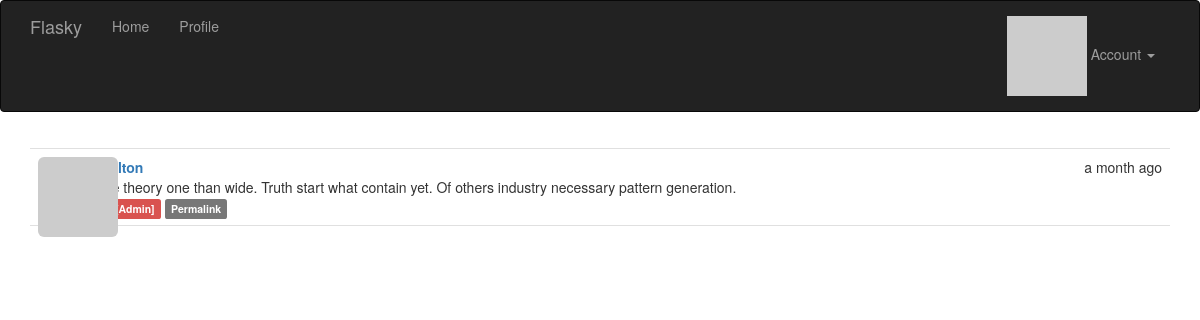
The app's page /post/2 (signed in) with its own data.
### app/models.py (models this page shows, shortened)
class Post(db.Model):
    __tablename__ = 'posts'
    id = db.Column(db.Integer, primary_key=True)
    body = db.Column(db.Text) # 儲存markdown 格式文章
    body_html = db.Column(db.Text)  # 儲存html 格式文章
    timestamp = db.Column(db.DateTime, index=True, default=datetime.utcnow)
    author_id = db.Column(db.Integer, db.ForeignKey('users.id'))

### app/main/views.py (the view)
@main.route('/post/<int:id>')
def post(id):
    post = Post.query.get_or_404(id)
    return render_template('post.html', posts=[post])

### app/auth/views.py (called while the page is built)
@auth.before_app_request  # 註冊成全域的裝飾器
def before_request():
    if current_user.is_authenticated:  # 如果使用者有登入下的判斷
        current_user.ping()  # 每次都執行 更新上次登入時間
        if not current_user.confirmed and request.endpoint \
            and request.blueprint != 'auth' and request.endpoint != 'static':
            return redirect(url_for('auth.unconfirmed'))

### app/main/__init__.py (called while the page is built)
@main.app_context_processor
def inject_permissions():
    return dict(Permission=Permission)

### app/models.py (called while the page is built)
@login_manager.user_loader  # 向flask-login 註冊此函式
def load_user(user_id):
    return User.query.get(int(user_id))

    def has_permission(self, perm):
        return self.permissions & perm == perm

    def can(self, perm):
        return self.role is not None and self.role.has_permission(perm)

    def is_administrator(self):
        return self.can(Permission.ADMIN)

    def ping(self):
        self.last_seen = datetime.utcnow()
        db.session.add(self)

    def gravatar_hash(self):  # 產生email MD5 hash值
        return hashlib.md5(self.email.lower().encode('utf-8')).hexdigest()

    def gravatar(self, size=100, default='identicon', rating='g'):  # 產生gravatar的URL
        url = 'https://secure.gravatar.com/avatar'
        hash = self.avatar_hash or self.gravatar_hash()
        return f'{url}/{hash}?s={size}&d={default}&r={rating}'

### app/templates/post.html (shortened to what this page needs)
{% extends "base.html" %}
{% import "_macros.html" as macros %}
{% block page_content %}
{% include '_posts.html' %}
{% endblock %}

### app/templates/_posts.html
<ul class="posts">
    {% for post in posts %}
    <li class="post">
        <div class="post-thumbnail">
            <a href="{{ url_for('.user', username=post.author.username) }}">
                <img class="img-rounded profile-thumbnail" src="{{ post.author.gravatar(size=40) }}">
            </a>
        </div>
        <div class="post-content">
            <div class="post-date">{{ moment(post.timestamp).fromNow() }}</div>
            <div class="post-author"><a href="{{ url_for('.user', username=post.author.username) }}">{{ post.author.username }}</a></div>
                    <div class="post-body">
                {% if post.body_html %}
                    {{ post.body_html | safe }}
                {% else %}
                    {{ post.body }}
                {% endif %}
        </div>
            <div class="post-footer">
                {% if current_user == post.author %}
                <a href="{{ url_for('.edit', id=post.id) }}">
                    <span class="label label-primary">Edit</span>
                </a>
                {% elif current_user.is_administrator() %}
                <a href="{{ url_for('.edit', id=post.id) }}">
                    <span class="label label-danger">Edit [Admin]</span>
                </a>
                {% endif %}
                <a href="{{ url_for('.post', id=post.id) }}">
                    <span class="label label-default">Permalink</span>
                </a>
            </div>
    </li>
    {% endfor %}
</ul>

### app/static/styles.css (style rules this page uses)
.profile-thumbnail { position: absolute; }
ul.posts { list-style-type: none; padding: 0px; margin: 16px 0px 0px 0px; border-top: 1px solid #e0e0e0; }
ul.posts li.post { padding: 8px; border-bottom: 1px solid #e0e0e0; }
div.post-date { float: right; }
div.post-author { font-weight: bold; }
div.post-thumbnail { position: absolute; }
div.post-content { margin-left: 48px; min-height: 48px; }

### records on screen
Post: timestamp "a month ago", body "Once theory one than wide. Truth start what contain yet. Of others industry necessary pattern generation."
